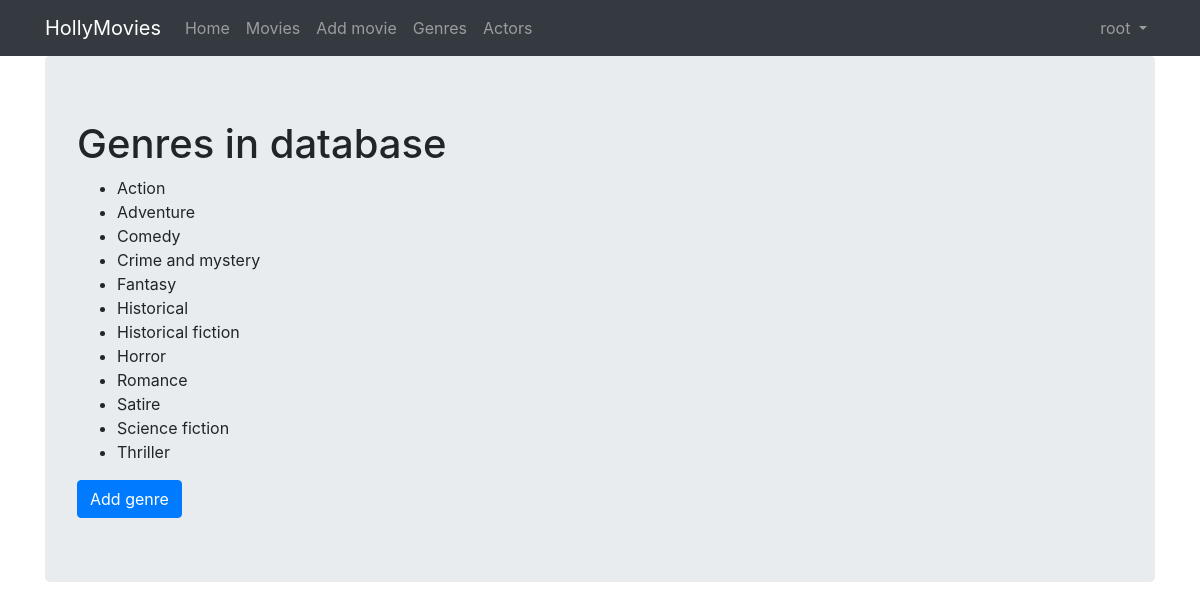
The page /genres (signed in) on the database its author committed.
### viewer/models.py (models this page shows, shortened)
class Genre(Model):
  name = CharField(max_length=128)

### viewer/views.py (the view)
# urls.py: path('genres', GenreView.as_view(), name='genres'),
class GenreView(ListView):
    template_name = 'genres.html'
    model = Genre

### viewer/templates/genres.html (shortened to what this page needs)
{% extends 'base.html' %}
{% block content %}
    <h1>Genres in database</h1>
    <ul>
        {% for genre in object_list %}
         <li>
           {{ genre.name }}
         </li>
       {% endfor %}
    </ul>
    <a href="{% url 'genre_add' %}" class="btn btn-primary">Add genre</a>
{% endblock %}

### viewer/templates/base.html (shortened to what this page needs)
<!DOCTYPE html>
{% load static %}
{% load active_link_tags %}
<html {% if LANGUAGE_CODE %}lang="{{ LANGUAGE_CODE }}" {% endif %}>
<head>
    <link rel="stylesheet" href="https://stackpath.bootstrapcdn.com/bootstrap/4.2.1/css/bootstrap.min.css"
>
</head>
<body>
<nav class="navbar navbar-expand-lg navbar-dark bg-dark">
    <div class="container fixed">
        <a class="navbar-brand" href="{% url 'index' %}">HollyMovies</a>
        <div class="collapse navbar-collapse" id="navbarNavAltMarkup">
            <ul class="navbar-nav mr-auto">
                <li class="nav-item">
                    <a class="nav-link {% active_link 'index' strict=True %}" href="{% url 'index' %}">
                        Home
                    </a>
                </li>
                <li class="nav-item">
                    <a class="nav-link {% active_link 'movies' strict=True %}" href="{% url 'movies' %}">
                        Movies
                    </a>
                </li>
                {% if user.is_authenticated %}
                    <li class="nav-item">
                        <a class="nav-link {% active_link 'movie_add' strict=True %}" href="{% url 'movie_add' %}">Add movie</a>
                    </li>
                    <li class="nav-item">
                        <a class="nav-link {% active_link 'genres' strict=True %}" href="{% url 'genres' %}">Genres</a>
                    </li>
                    <li class="nav-item">
                        <a class="nav-link {% active_link 'actors' strict=True %}" href="{% url 'actors' %}">Actors</a>
                    </li>
                {% endif %}
            </ul>
            <ul class="navbar-nav">
                {% if user.is_authenticated %}
                    <li class="nav-item dropdown">
                        <a class="nav-link dropdown-toggle" href="#" id="navbarDropdownMenuLink" role="button"
                           data-toggle="dropdown" aria-haspopup="true" aria-expanded="false">
                            {{ user.username }}
                        </a>
                    </li>
                {% endif %}
            </ul>
        </div>
    </div>
</nav>
<div class="container">
    <div class="jumbotron">
        {% block content %}{% endblock %}
    </div>
</div>
</body>
</html>

### rows shown on the page
Genre: name "Action"
Genre: name "Adventure"
Genre: name "Comedy"
Genre: name "Crime and mystery"
Genre: name "Fantasy"
Genre: name "Historical"
Genre: name "Historical fiction"
Genre: name "Horror"
Genre: name "Romance"
Genre: name "Satire"
Genre: name "Science fiction"
Genre: name "Thriller"

### other values the page prints
{{ user.username }} "root"
